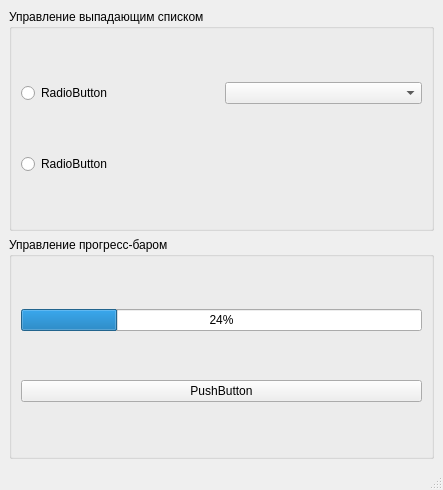
<?xml version="1.0" encoding="UTF-8"?>
<ui version="4.0">
 <class>MainWindow</class>
 <widget class="QMainWindow" name="MainWindow">
  <property name="geometry">
   <rect>
    <x>0</x>
    <y>0</y>
    <width>443</width>
    <height>490</height>
   </rect>
  </property>
  <property name="windowTitle">
   <string>MainWindow</string>
  </property>
  <widget class="QWidget" name="centralwidget">
   <layout class="QVBoxLayout" name="verticalLayout_2">
    <item>
     <widget class="QGroupBox" name="gb_controlDropdownList">
      <property name="title">
       <string>Управление выпадающим списком</string>
      </property>
      <layout class="QGridLayout" name="gridLayout">
       <item row="0" column="1">
        <widget class="QComboBox" name="cb_dropdownList">
         <property name="editable">
          <bool>false</bool>
         </property>
        </widget>
       </item>
       <item row="2" column="0">
        <widget class="QRadioButton" name="rb_disableList">
         <property name="text">
          <string>RadioButton</string>
         </property>
        </widget>
       </item>
       <item row="0" column="0">
        <widget class="QRadioButton" name="rb_enableList">
         <property name="text">
          <string>RadioButton</string>
         </property>
        </widget>
       </item>
      </layout>
     </widget>
    </item>
    <item>
     <widget class="QGroupBox" name="gb_controlProgressBar">
      <property name="title">
       <string>Управление прогресс-баром</string>
      </property>
      <layout class="QVBoxLayout" name="verticalLayout">
       <item>
        <widget class="QProgressBar" name="pB_progressBar">
         <property name="value">
          <number>24</number>
         </property>
        </widget>
       </item>
       <item>
        <widget class="QPushButton" name="pb_controlProgressBar">
         <property name="text">
          <string>PushButton</string>
         </property>
        </widget>
       </item>
      </layout>
     </widget>
    </item>
   </layout>
  </widget>
  <widget class="QMenuBar" name="menubar">
   <property name="geometry">
    <rect>
     <x>0</x>
     <y>0</y>
     <width>443</width>
     <height>26</height>
    </rect>
   </property>
  </widget>
  <widget class="QStatusBar" name="statusbar"/>
 </widget>
 <resources/>
 <connections/>
</ui>
